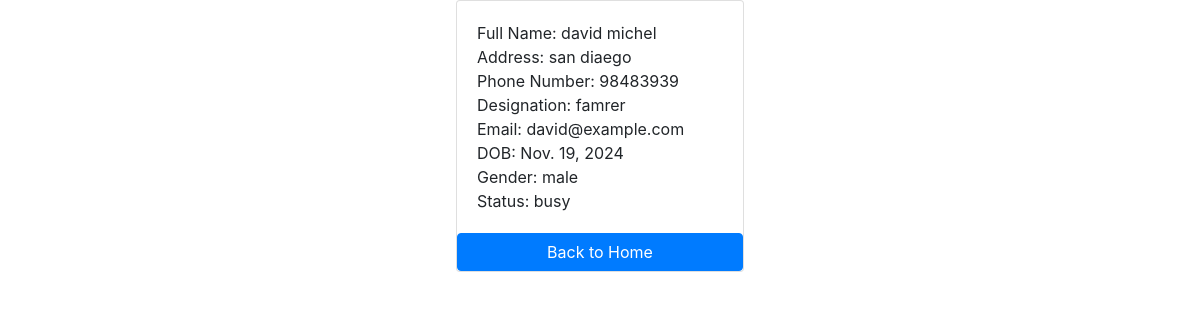
The page /manager/3/ on the database its author committed.
### manager/models.py (models this page shows, shortened)
class Manager(models.Model):
    first_name = models.CharField(max_length=100)
    last_name = models.CharField(max_length=100)
    address = models.CharField(max_length=200)
    phone_number = models.CharField(max_length=13, blank=True)
    designation = models.CharField(max_length=100)
    email = models.EmailField(max_length=50)
    date_of_birth = models.DateField(
        default=datetime.date.today, blank=True, null=True)
    gender = models.CharField(max_length=10)
    status = models.CharField(max_length=10)

### manager/views.py (the view)
# urls.py: path('<int:pk>/', views.manager_detail, name='manager_detail'),
def manager_detail(request, pk):
    manager = get_object_or_404(Manager, pk=pk)
    context = {
        'manager': manager
    }
    return render(request, 'manager/manager_detail.html', context=context)

### manager/templates/manager/manager_detail.html (shortened to what this page needs)
{% load static %}
<!DOCTYPE html>
<html lang="en">
<head>
    <link rel="stylesheet" href="https://cdn.jsdelivr.net/npm/bootstrap@4.0.0/dist/css/bootstrap.min.css">
  </head>
<body>
    <div class="row">
        <div class="col-12">
        <div class="card mx-auto" style="width: 18rem;">
        <div class="card-body">
            <p class="card-text m-0"> Full Name: {{ manager.first_name }} {{ manager.last_name }} </p>
            <p class="card-text m-0"> Address: {{ manager.address}} </p>
            <p class="card-text m-0"> Phone Number: {{ manager.phone_number }} </p>
            <p class="card-text m-0"> Designation: {{ manager.designation }} </p>
            <p class="card-text m-0"> Email: {{ manager.email }} </p>
            <p class="card-text m-0"> DOB: {{ manager.date_of_birth }} </p>
            <p class="card-text m-0"> Gender: {{ manager.gender }} </p>
            <p class="card-text m-0"> Status: {{ manager.status }} </p>
        </div>
        <a href="{% url 'home' %}" class="btn btn-primary">Back to Home</a>
        </div>
        </div>
    </div>
</body>
</html>

### rows shown on the page
Manager: first_name "david", last_name "michel", address "san diaego", phone_number "98483939", designation "famrer", email "david@example.com", date_of_birth "Nov. 19, 2024", gender "male", status "busy"
